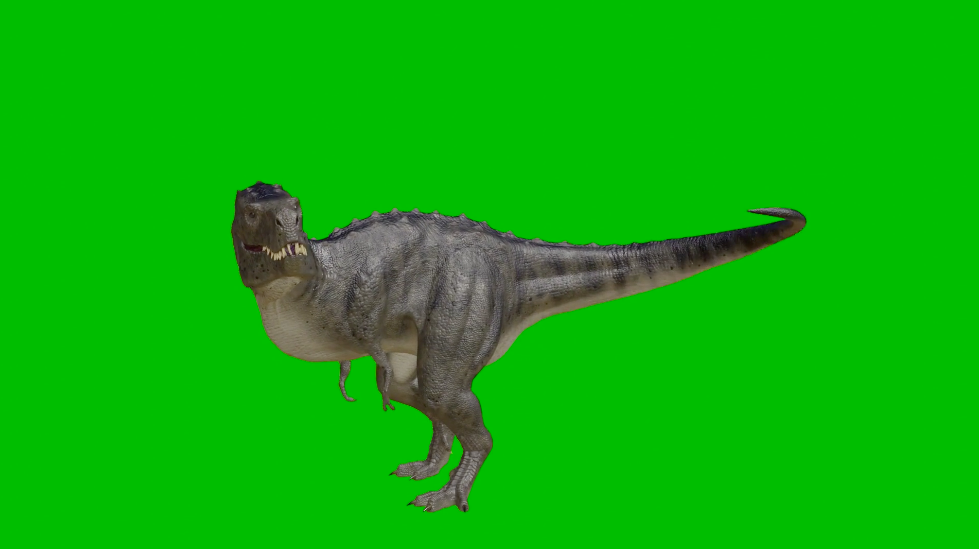
#> input picture Punto3/dino.png, 979 x 549 px
$ jupyter execute punto3.ipynb
#> lines starting #> are read from the running program, lines starting #| are printed output that depends on the picture; after the words box and inside, x2 and y2 are one past the last pixel; in counts of white or black regions, pixels touching at a corner belong together
# LABORATORIO 1

## Gustavo Arteaga
## Universidad Nacional de Colombia - Facultad de minas
## Tópicos Azanzados de Procesamiento Digital de Señales
### 2024-03-14

# 3. Procesamiento de “pantalla verde”

#### Actividades:

##### 3.1 📝 Por medio de un programa en Matlab, procese una imagen cualquiera tomada contra una pantalla verde de forma que se le cambie el fondo.

##### A manera de reto, se propone extrapolar el proceso al procesamiento de pantalla verde usando este video como ejemplo.Para el procesamiento de video, debe automatizarse el proceso de segmentaci´on, ya que dicho proceso se aplica de manera sucesiva a cada una de las im´agenes (frames, fotogramas) que componen la secuencia de la imagen en movimiento.

[cell 1]
import cv2
import numpy as np

# Cargar la imagen original y verificar si se cargó correctamente
imagen_original = cv2.imread('dino.png')
#> imagen_original is the input picture: shape (549, 979, 3); mean B, G, R 9.2, 178, 11
if imagen_original is None:
    print("Error al cargar la imagen original.")
    exit()

# Cargar el nuevo fondo y verificar si se cargó correctamente
nuevo_fondo = cv2.imread('minas.jpeg')
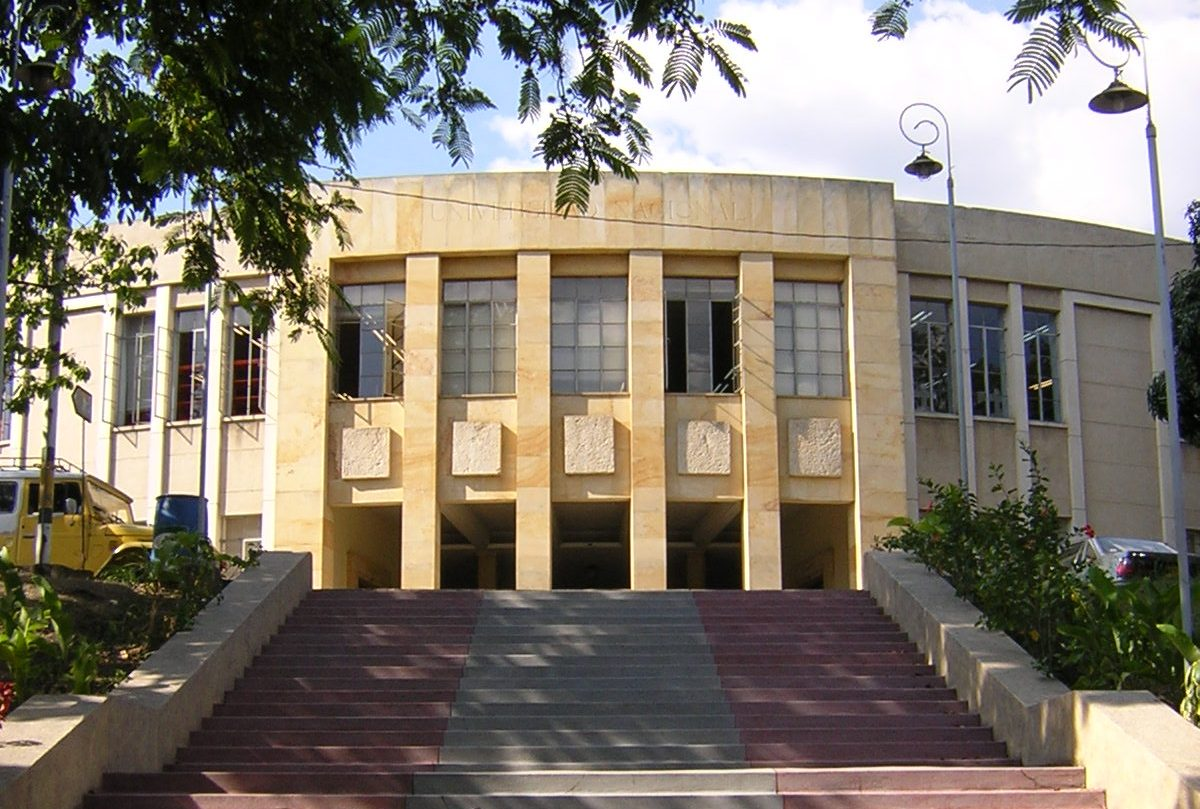
#> input picture Punto3/minas.jpeg, 1200 x 809 px
#> nuevo_fondo is the input picture: shape (809, 1200, 3); mean B, G, R 107.9, 119.8, 127.3
if nuevo_fondo is None:
    print("Error al cargar el nuevo fondo.")
    exit()

# Redimensionar el nuevo fondo para que coincida con el tamaño de la imagen original, si es necesario
nuevo_fondo = cv2.resize(nuevo_fondo, (imagen_original.shape[1], imagen_original.shape[0]))
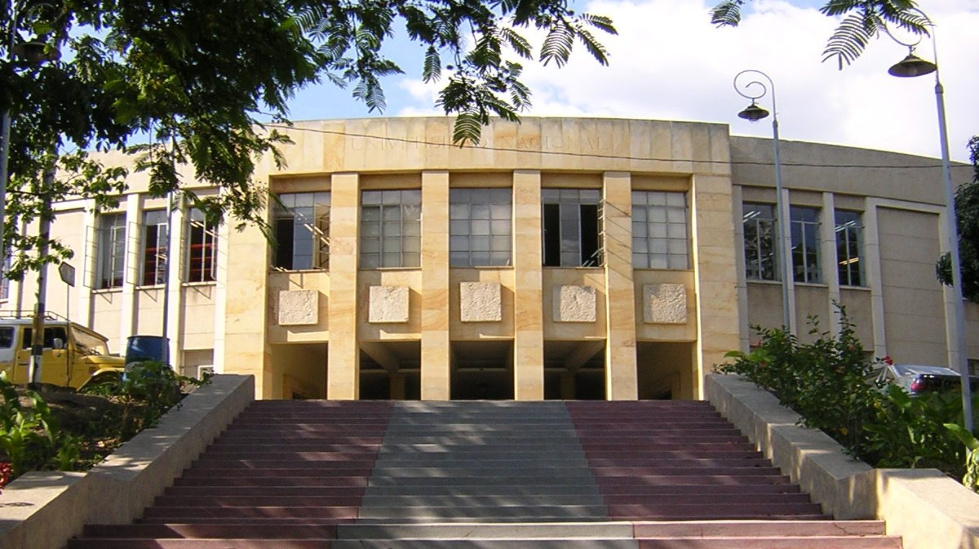
#> nuevo_fondo: shape (549, 979, 3); mean B, G, R 107.8, 119.6, 127.1

# Convertir la imagen a espacio de color HSV
hsv = cv2.cvtColor(imagen_original, cv2.COLOR_BGR2HSV)
#> hsv: shape (549, 979, 3); mean H, S, V 57.3, 230.9, 178.6

# Definir el rango de color verde en HSV
verde_bajo = np.array([40, 40, 40])
verde_alto = np.array([80, 255, 255])

# Crear una máscara para el color verde
mascara = cv2.inRange(hsv, verde_bajo, verde_alto)
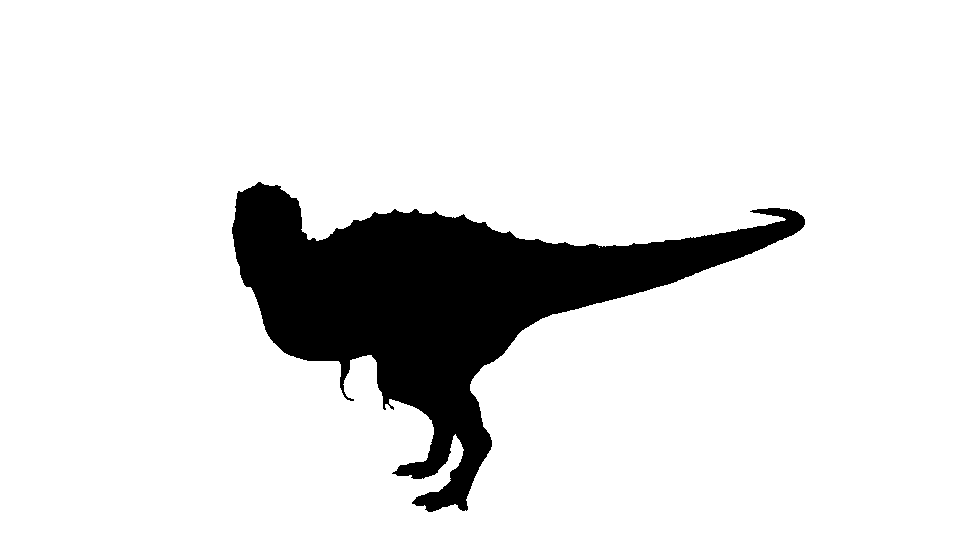
#> mascara: shape (549, 979); 88.6% white; 1 black region, box (x1, y1, x2, y2) and area: (232, 182, 805, 512) 61531

# Invertir máscara para obtener la parte frontal
mascara_invertida = cv2.bitwise_not(mascara)

# Usar la máscara para extraer la región de interés de la imagen original
frente = cv2.bitwise_and(imagen_original, imagen_original, mask=mascara_invertida)
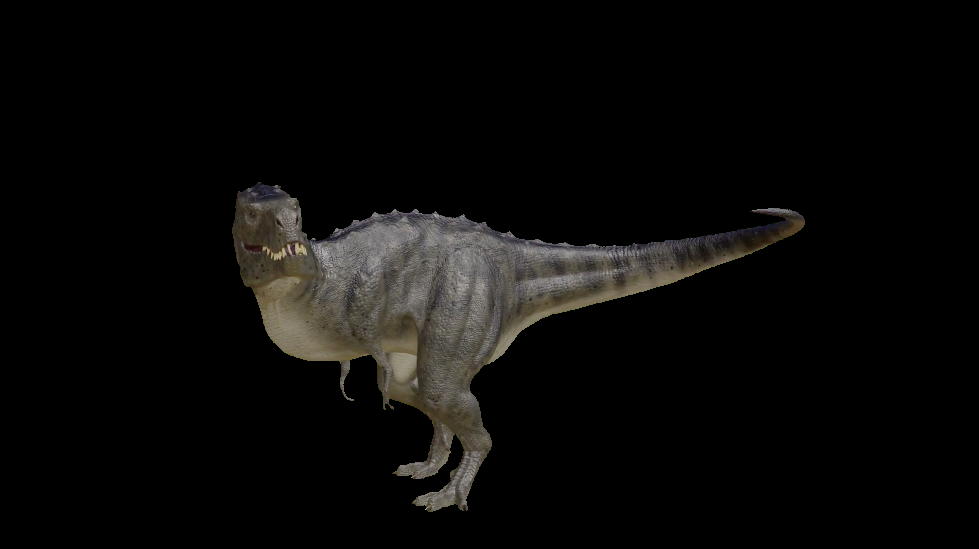
#> frente: shape (549, 979, 3); mean B, G, R 9, 10.1, 10.7

# Usar la máscara original para extraer la región de interés del nuevo fondo
fondo = cv2.bitwise_and(nuevo_fondo, nuevo_fondo, mask=mascara)
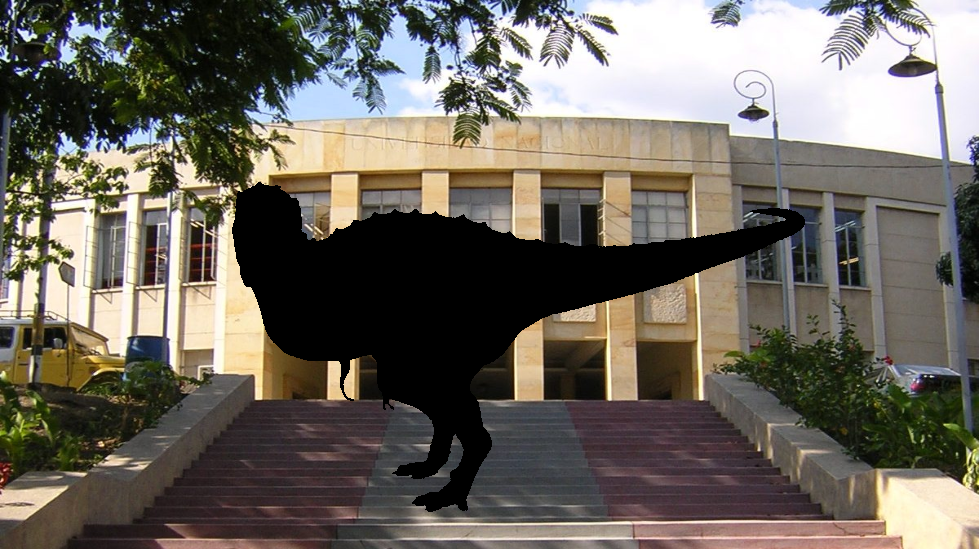
#> fondo: shape (549, 979, 3); mean B, G, R 95.6, 104.3, 109.7

# Combinar el frente con el nuevo fondo
imagen_final = cv2.add(frente, fondo)
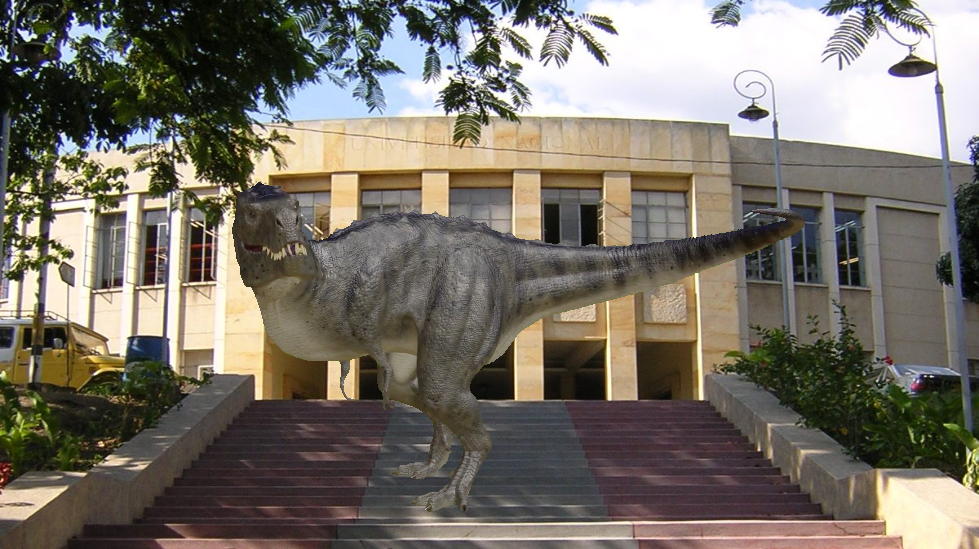
#> imagen_final: shape (549, 979, 3); mean B, G, R 104.6, 114.4, 120.4

# Mostrar la imagen resultante
# cv2.imshow('Imagen con nuevo fondo', imagen_final)
# cv2.waitKey(0)
# cv2.destroyAllWindows()

# Guardar imagen
# Verificar si la imagen se ha cargado correctamente
if imagen_final is not None:
    # Guardar la imagen en el disco
    resultado = cv2.imwrite('imagen_resultnte.jpeg', imagen_final)

    if resultado:
        print("Imagen guardada con éxito.")
    else:
        print("Error al guardar la imagen.")
else:
    print("Error al cargar la imagen.")
